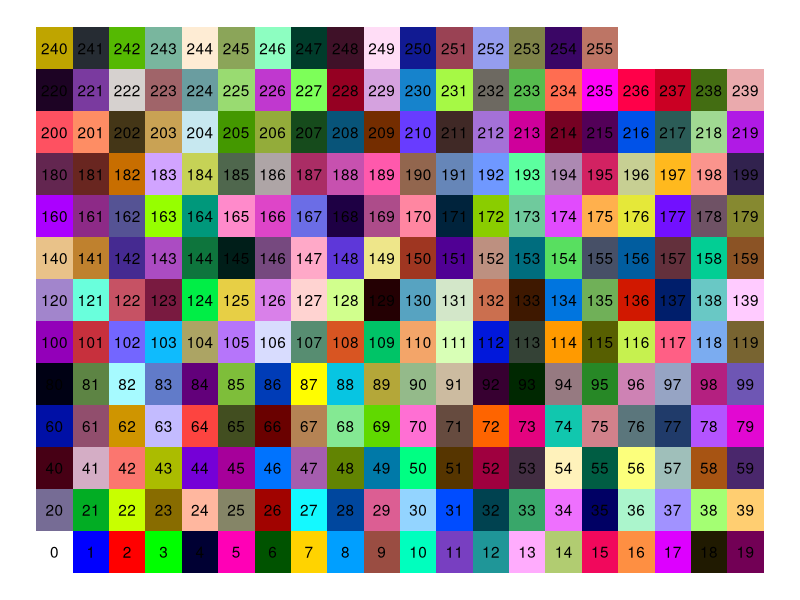

Reproduce this figure in R.
library(data.table)
library(magrittr)
library(ggplot2)

lut = fread("glasbey/glasbey.txt") %>%
  .[, Hex := rgb(Red, Green, Blue, maxColorValue = 255)] %>%
  .[, X := rep(1:20, length = 256)] %>%
  .[, Y := rep(1:13, each = 20)[1:256]]

p = ggplot(lut, aes(x = X, y = Y, fill = Hex)) +
  geom_tile() +
  geom_text(aes(label = Index)) +
  scale_fill_identity() +
  theme_void()

ggsave("glasbey/glasbey.png", p, width = 9, height = 6, dpi = 900)
